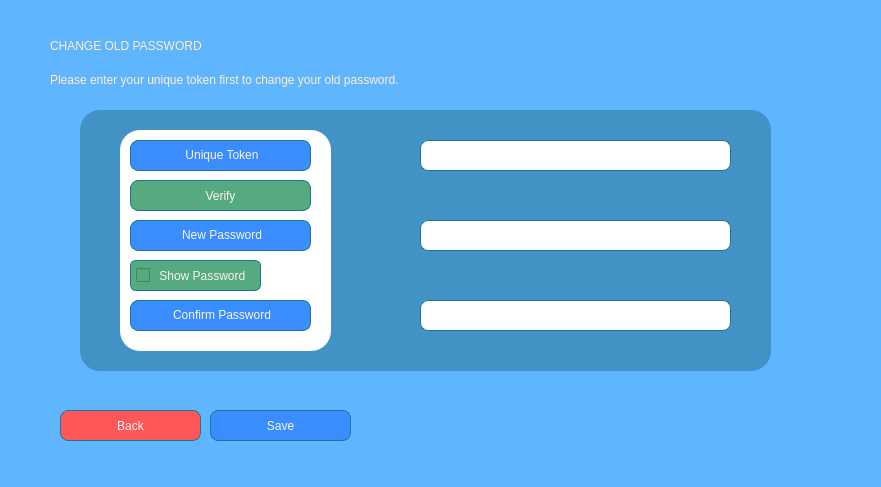
<?xml version="1.0" encoding="UTF-8"?>
<ui version="4.0">
 <class>Dialog</class>
 <widget class="QDialog" name="Dialog">
  <property name="geometry">
   <rect>
    <x>0</x>
    <y>0</y>
    <width>881</width>
    <height>487</height>
   </rect>
  </property>
  <property name="windowTitle">
   <string>Dialog</string>
  </property>
  <property name="styleSheet">
   <string notr="true">background-color:rgb(96, 181, 255);
</string>
  </property>
  <widget class="QLabel" name="label">
   <property name="geometry">
    <rect>
     <x>50</x>
     <y>30</y>
     <width>281</width>
     <height>31</height>
    </rect>
   </property>
   <property name="styleSheet">
    <string notr="true">color:rgb(255, 236, 219);
font: 75 12pt &quot;Eras Bold ITC&quot;;</string>
   </property>
   <property name="text">
    <string>CHANGE OLD PASSWORD</string>
   </property>
  </widget>
  <widget class="QFrame" name="frame">
   <property name="geometry">
    <rect>
     <x>80</x>
     <y>110</y>
     <width>691</width>
     <height>261</height>
    </rect>
   </property>
   <property name="styleSheet">
    <string notr="true">background-color:rgb(66, 146, 198);
border-radius:20px;</string>
   </property>
   <property name="frameShape">
    <enum>QFrame::StyledPanel</enum>
   </property>
   <property name="frameShadow">
    <enum>QFrame::Raised</enum>
   </property>
   <widget class="QLabel" name="uniquetoken">
    <property name="geometry">
     <rect>
      <x>50</x>
      <y>30</y>
      <width>181</width>
      <height>31</height>
     </rect>
    </property>
    <property name="styleSheet">
     <string notr="true">background-color: rgb(58, 141, 255);
color:rgb(251, 243, 242);
font: 75 9pt &quot;Verdana&quot;;
border: 1px solid rgb(28, 118, 143);
border-radius: 8px;</string>
    </property>
    <property name="text">
     <string>&lt;html&gt;&lt;head/&gt;&lt;body&gt;&lt;p align=&quot;center&quot;&gt;Unique Token&lt;/p&gt;&lt;/body&gt;&lt;/html&gt;</string>
    </property>
   </widget>
   <widget class="Line" name="line">
    <property name="geometry">
     <rect>
      <x>40</x>
      <y>20</y>
      <width>211</width>
      <height>221</height>
     </rect>
    </property>
    <property name="styleSheet">
     <string notr="true">background-color:rgb(255, 255, 255);</string>
    </property>
    <property name="orientation">
     <enum>Qt::Vertical</enum>
    </property>
   </widget>
   <widget class="QLabel" name="newpasswordlabel">
    <property name="geometry">
     <rect>
      <x>50</x>
      <y>110</y>
      <width>181</width>
      <height>31</height>
     </rect>
    </property>
    <property name="styleSheet">
     <string notr="true">background-color: rgb(58, 141, 255);
color:rgb(251, 243, 242);
font: 75 9pt &quot;Verdana&quot;;
border: 1px solid rgb(28, 118, 143);
border-radius: 8px;</string>
    </property>
    <property name="text">
     <string>&lt;html&gt;&lt;head/&gt;&lt;body&gt;&lt;p align=&quot;center&quot;&gt;New Password&lt;/p&gt;&lt;/body&gt;&lt;/html&gt;</string>
    </property>
   </widget>
   <widget class="QLabel" name="confirmpasswordlabel">
    <property name="geometry">
     <rect>
      <x>50</x>
      <y>190</y>
      <width>181</width>
      <height>31</height>
     </rect>
    </property>
    <property name="styleSheet">
     <string notr="true">background-color: rgb(58, 141, 255);
color:rgb(251, 243, 242);
font: 75 9pt &quot;Verdana&quot;;
border: 1px solid rgb(28, 118, 143);
border-radius: 8px;</string>
    </property>
    <property name="text">
     <string>&lt;html&gt;&lt;head/&gt;&lt;body&gt;&lt;p align=&quot;center&quot;&gt;Confirm Password&lt;/p&gt;&lt;/body&gt;&lt;/html&gt;</string>
    </property>
   </widget>
   <widget class="QLineEdit" name="uniqueToken">
    <property name="geometry">
     <rect>
      <x>340</x>
      <y>30</y>
      <width>311</width>
      <height>31</height>
     </rect>
    </property>
    <property name="styleSheet">
     <string notr="true">background-color:rgb(255, 255, 255);
color:rgb(3, 37, 57);
font: 75 10pt &quot;Verdana&quot;;
border: 1px solid rgb(28, 118, 143);
border-radius: 8px;</string>
    </property>
   </widget>
   <widget class="QLineEdit" name="newPassword">
    <property name="geometry">
     <rect>
      <x>340</x>
      <y>110</y>
      <width>311</width>
      <height>31</height>
     </rect>
    </property>
    <property name="styleSheet">
     <string notr="true">background-color:rgb(255, 255, 255);
color:rgb(3, 37, 57);
font: 75 10pt &quot;Verdana&quot;;
border: 1px solid rgb(28, 118, 143);
border-radius: 8px;</string>
    </property>
   </widget>
   <widget class="QLineEdit" name="confirmPassword">
    <property name="geometry">
     <rect>
      <x>340</x>
      <y>190</y>
      <width>311</width>
      <height>31</height>
     </rect>
    </property>
    <property name="styleSheet">
     <string notr="true">background-color:rgb(255, 255, 255);
color:rgb(3, 37, 57);
font: 75 10pt &quot;Verdana&quot;;
border: 1px solid rgb(28, 118, 143);
border-radius: 8px;</string>
    </property>
   </widget>
   <widget class="QPushButton" name="verifyBtn">
    <property name="geometry">
     <rect>
      <x>50</x>
      <y>70</y>
      <width>181</width>
      <height>31</height>
     </rect>
    </property>
    <property name="styleSheet">
     <string notr="true">border: 1px solid rgb(28, 118, 143);
font: 75 9pt &quot;MS Shell Dlg 2&quot;;
border-radius: 8px;
color:rgb(251, 243, 242);
background-color:rgb(85, 170, 127)</string>
    </property>
    <property name="text">
     <string>Verify</string>
    </property>
   </widget>
   <widget class="QCheckBox" name="togglePasswordCheckbox">
    <property name="geometry">
     <rect>
      <x>50</x>
      <y>150</y>
      <width>131</width>
      <height>31</height>
     </rect>
    </property>
    <property name="styleSheet">
     <string notr="true">border: 1px solid rgb(28, 118, 143);
font: 75 9pt &quot;MS Shell Dlg 2&quot;;
border-radius: 6px;
color:rgb(251, 243, 242);
background-color:rgb(85, 170, 127);
padding-left:5px;</string>
    </property>
    <property name="text">
     <string> Show Password</string>
    </property>
   </widget>
   <zorder>line</zorder>
   <zorder>uniquetoken</zorder>
   <zorder>newpasswordlabel</zorder>
   <zorder>confirmpasswordlabel</zorder>
   <zorder>uniqueToken</zorder>
   <zorder>newPassword</zorder>
   <zorder>confirmPassword</zorder>
   <zorder>verifyBtn</zorder>
   <zorder>togglePasswordCheckbox</zorder>
  </widget>
  <widget class="QLabel" name="label_2">
   <property name="geometry">
    <rect>
     <x>50</x>
     <y>60</y>
     <width>371</width>
     <height>41</height>
    </rect>
   </property>
   <property name="styleSheet">
    <string notr="true">color:rgb(255, 236, 219);
font: 50 12pt &quot;Verdana&quot;;
font-weight:770;
</string>
   </property>
   <property name="text">
    <string>&lt;html&gt;&lt;head/&gt;&lt;body&gt;&lt;p&gt;&lt;span style=&quot; font-size:9pt; font-weight:400;&quot;&gt;Please enter your unique token first to change your old password.&lt;/span&gt;&lt;/p&gt;&lt;/body&gt;&lt;/html&gt;</string>
   </property>
   <property name="wordWrap">
    <bool>true</bool>
   </property>
  </widget>
  <widget class="QPushButton" name="cancelBtn">
   <property name="geometry">
    <rect>
     <x>60</x>
     <y>410</y>
     <width>141</width>
     <height>31</height>
    </rect>
   </property>
   <property name="styleSheet">
    <string notr="true">border: 1px solid rgb(28, 118, 143);
font: 75 10pt &quot;MS Shell Dlg 2&quot;;
border-radius: 8px;
color:rgb(251, 243, 242);
background-color:rgb(255, 87, 87);</string>
   </property>
   <property name="text">
    <string>Back</string>
   </property>
  </widget>
  <widget class="QPushButton" name="saveBtn">
   <property name="geometry">
    <rect>
     <x>210</x>
     <y>410</y>
     <width>141</width>
     <height>31</height>
    </rect>
   </property>
   <property name="styleSheet">
    <string notr="true">border: 1px solid rgb(28, 118, 143);
font: 75 10pt &quot;MS Shell Dlg 2&quot;;
border-radius: 8px;
color:rgb(251, 243, 242);
background-color: rgb(58, 141, 255);</string>
   </property>
   <property name="text">
    <string>Save</string>
   </property>
  </widget>
 </widget>
 <resources/>
 <connections/>
</ui>
